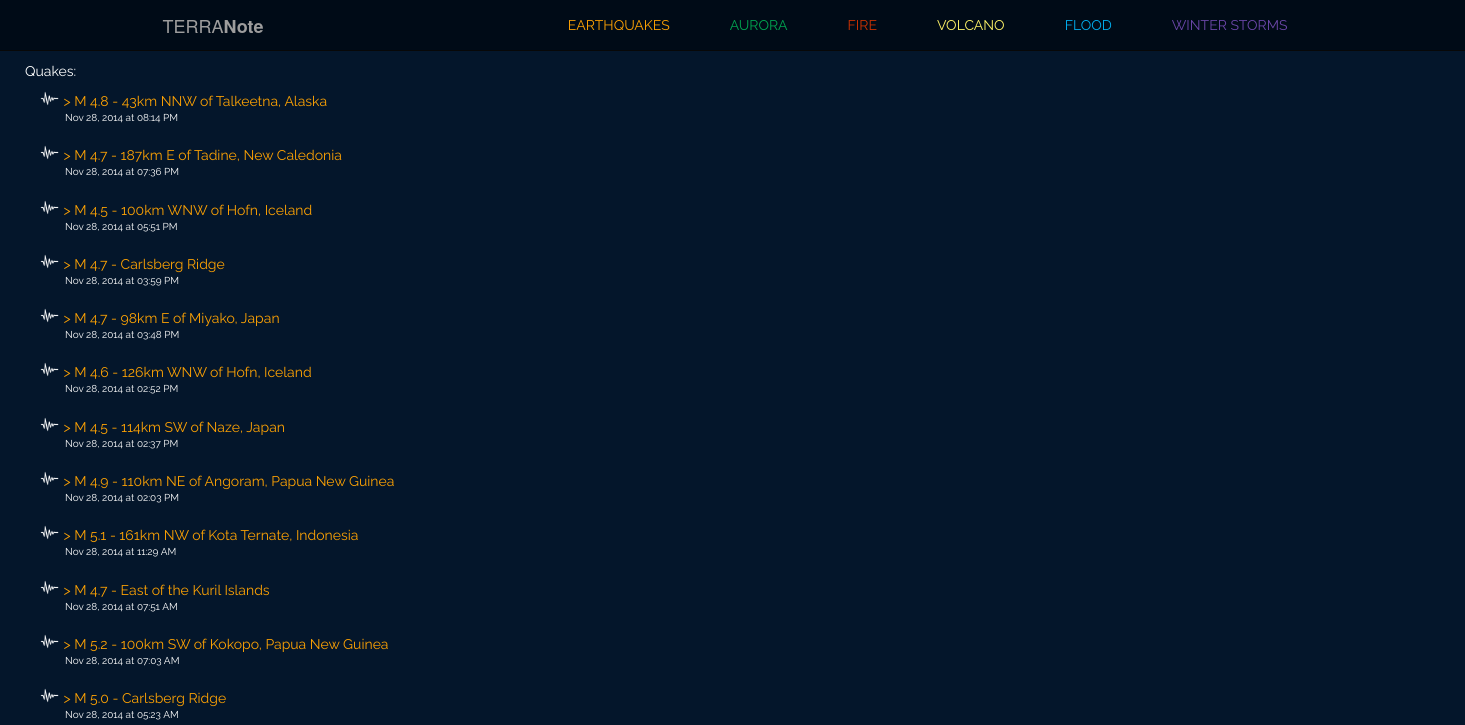
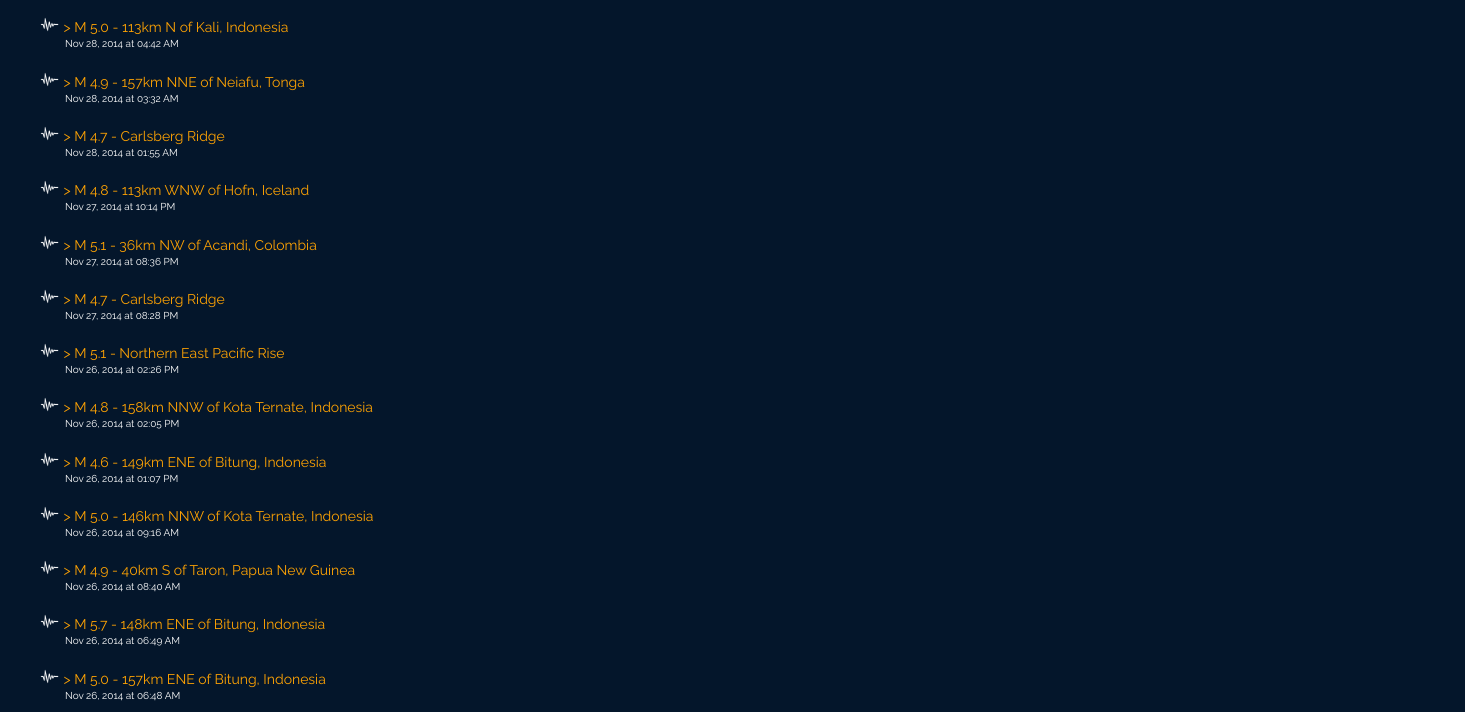
The app's page /quakes (upper part), older data (2 pictures, top to bottom).
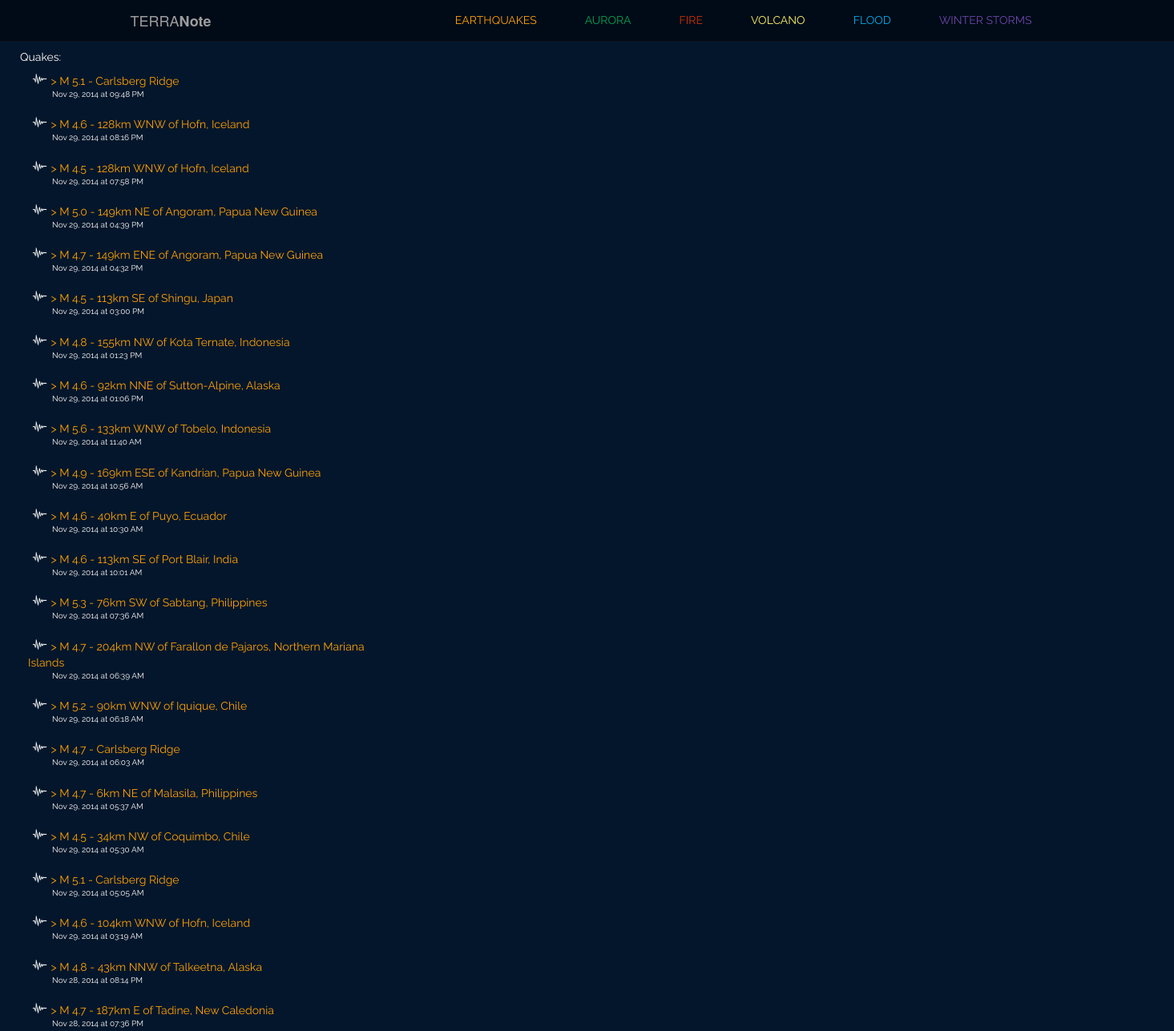
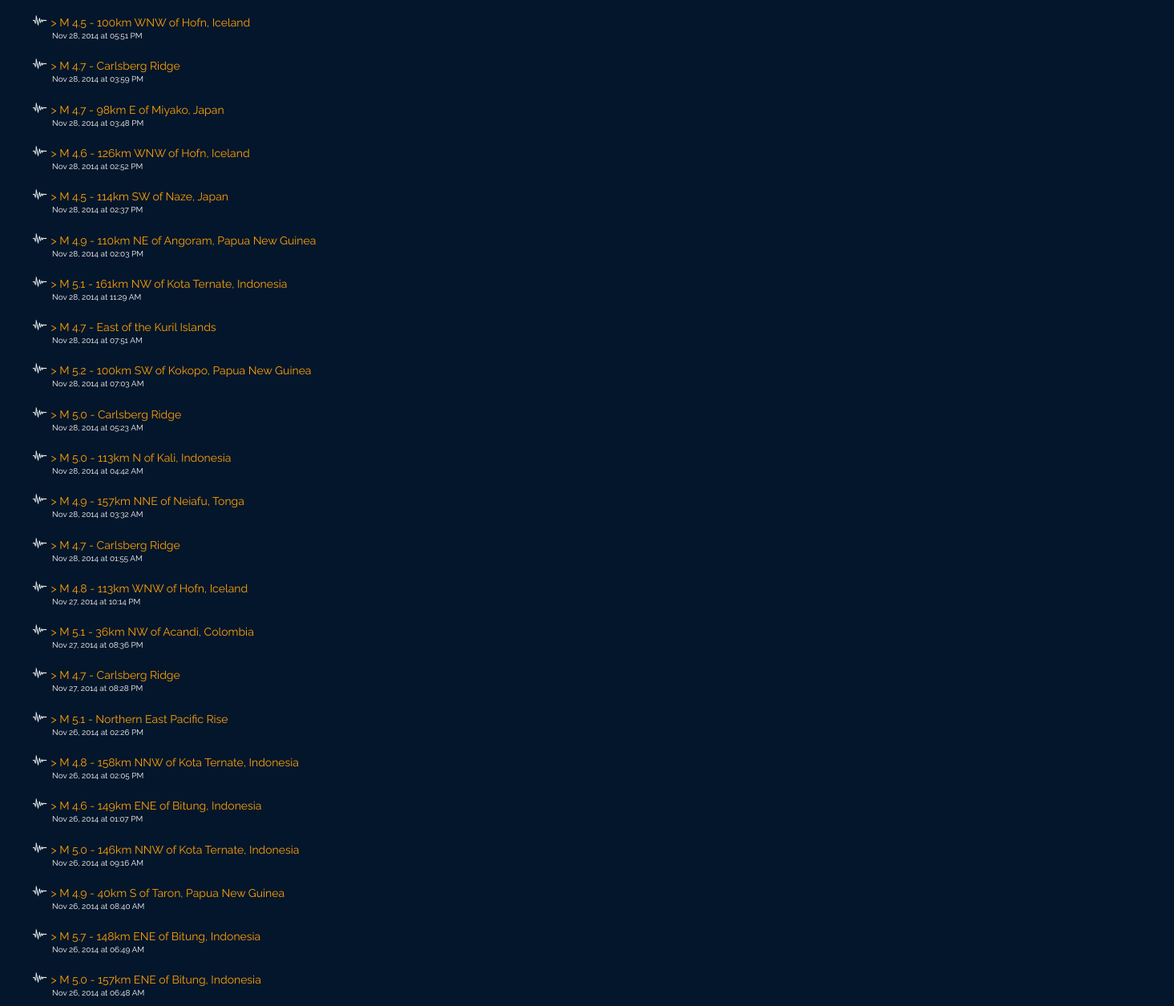
The same page, newer data (2 pictures, top to bottom).
### model.py (models this page shows)
class Quake(Base):
    __tablename__ = "quakes"
    quake_id = Column(String(50), primary_key = True)
    quake_title = Column(String, nullable = False)
    quake_type = Column(String(25), nullable = False)
    magnitude = Column(Float, nullable = False)
    place = Column(String, nullable = False)
    latitude = Column(Float, nullable = False)
    longitude = Column(Float, nullable = False)
    depth = Column(Float, nullable = False)
    quake_datetime = Column(DateTime, nullable = False)
    url = Column(String, nullable = False)
    seismictype = Column(String, nullable = False)
    status = Column(String, nullable = False)
    felt = Column(Integer, nullable = True)
    tsunami = Column(Integer, nullable = True)
    recordtime = Column(DateTime, nullable = False)

### note.py (the view)
@app.route("/quakes")
def quake_notes():
	data = Quake.query.order_by(Quake.quake_datetime.desc()).limit(25)
	cols = Quake.__table__.columns
	json_compiled = {}
	for quake in data:
		json_compiled[quake.quake_id] = {}
		json_compiled[quake.quake_id]['lat'] = quake.latitude
		json_compiled[quake.quake_id]['lng'] = quake.longitude
		json_compiled[quake.quake_id]['title'] = quake.quake_title
		json_compiled[quake.quake_id]['id'] = quake.quake_id
	quakes = Quake.query.order_by(Quake.quake_datetime.desc()).all()
	return render_template("quakes.html", quakes=quakes, quake_points=json_compiled)

### templates/quakes.html (shortened to what this page needs)
{% extends 'base.html' %}
{% block body %}
<div class="col-sm-4">
	<div class="quake-list">
		Quakes:
		{% for quake in quakes %}
		<div class="quake-list">
			<img class="small-icon" src="/static/images/quake-icon.png"/>
			<div class="recent-title quake-orange"> > <a href="/quakes/{{ quake.quake_id }}">{{ quake.quake_title }}</a> </div><div class="recent-datetime"> {{ quake.quake_datetime.strftime('%b %d, %Y at %I:%M %p') }}</div>
		</div>
		{% endfor %}
	</div>
</div>
<div class="col-sm-8">
	<div id="quakes-canvas"></div>
</div>
{% endblock %}

Row changes from the older to the newer data that the page shows:
added Quake: quake_title "M 5.1 - Carlsberg Ridge", quake_datetime "Nov 29, 2014 at 09:48 PM"
added Quake: quake_title "M 4.6 - 128km WNW of Hofn, Iceland", quake_datetime "Nov 29, 2014 at 08:16 PM"
added Quake: quake_title "M 4.5 - 128km WNW of Hofn, Iceland", quake_datetime "Nov 29, 2014 at 07:58 PM"
added Quake: quake_title "M 5.0 - 149km NE of Angoram, Papua New Guinea", quake_datetime "Nov 29, 2014 at 04:39 PM"
added Quake: quake_title "M 4.7 - 149km ENE of Angoram, Papua New Guinea", quake_datetime "Nov 29, 2014 at 04:32 PM"
added Quake: quake_title "M 4.5 - 113km SE of Shingu, Japan", quake_datetime "Nov 29, 2014 at 03:00 PM"
added Quake: quake_title "M 4.8 - 155km NW of Kota Ternate, Indonesia", quake_datetime "Nov 29, 2014 at 01:23 PM"
added Quake: quake_title "M 4.6 - 92km NNE of Sutton-Alpine, Alaska", quake_datetime "Nov 29, 2014 at 01:06 PM"
added Quake: quake_title "M 5.6 - 133km WNW of Tobelo, Indonesia", quake_datetime "Nov 29, 2014 at 11:40 AM"
added Quake: quake_title "M 4.9 - 169km ESE of Kandrian, Papua New Guinea", quake_datetime "Nov 29, 2014 at 10:56 AM"
added Quake: quake_title "M 4.6 - 40km E of Puyo, Ecuador", quake_datetime "Nov 29, 2014 at 10:30 AM"
added Quake: quake_title "M 4.6 - 113km SE of Port Blair, India", quake_datetime "Nov 29, 2014 at 10:01 AM"
added Quake: quake_title "M 5.3 - 76km SW of Sabtang, Philippines", quake_datetime "Nov 29, 2014 at 07:36 AM"
added Quake: quake_title "M 4.7 - 204km NW of Farallon de Pajaros, Northern Mariana Islands", quake_datetime "Nov 29, 2014 at 06:39 AM"
added Quake: quake_title "M 5.2 - 90km WNW of Iquique, Chile", quake_datetime "Nov 29, 2014 at 06:18 AM"
added Quake: quake_title "M 4.7 - Carlsberg Ridge", quake_datetime "Nov 29, 2014 at 06:03 AM"
added Quake: quake_title "M 4.7 - 6km NE of Malasila, Philippines", quake_datetime "Nov 29, 2014 at 05:37 AM"
added Quake: quake_title "M 4.5 - 34km NW of Coquimbo, Chile", quake_datetime "Nov 29, 2014 at 05:30 AM"
added Quake: quake_title "M 5.1 - Carlsberg Ridge", quake_datetime "Nov 29, 2014 at 05:05 AM"
added Quake: quake_title "M 4.6 - 104km WNW of Hofn, Iceland", quake_datetime "Nov 29, 2014 at 03:19 AM"
